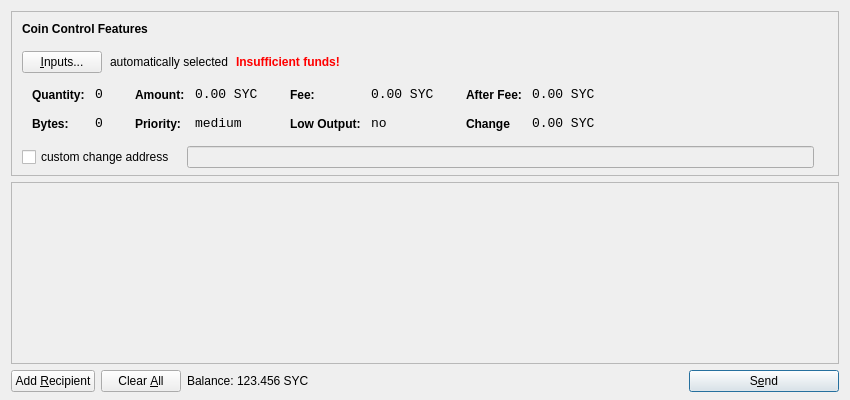
<?xml version="1.0" encoding="UTF-8"?>
<ui version="4.0">
 <class>SendCoinsDialog</class>
 <widget class="QDialog" name="SendCoinsDialog">
  <property name="geometry">
   <rect>
    <x>0</x>
    <y>0</y>
    <width>850</width>
    <height>400</height>
   </rect>
  </property>
  <property name="windowTitle">
   <string>Send Coins</string>
  </property>
  <layout class="QVBoxLayout" name="verticalLayout" stretch="0,1,0">
   <property name="bottomMargin">
    <number>8</number>
   </property>
   <item>
    <widget class="QFrame" name="frameCoinControl">
     <property name="sizePolicy">
      <sizepolicy hsizetype="Expanding" vsizetype="Expanding">
       <horstretch>0</horstretch>
       <verstretch>0</verstretch>
      </sizepolicy>
     </property>
     <property name="maximumSize">
      <size>
       <width>16777215</width>
       <height>16777215</height>
      </size>
     </property>
     <property name="frameShape">
      <enum>QFrame::StyledPanel</enum>
     </property>
     <property name="frameShadow">
      <enum>QFrame::Sunken</enum>
     </property>
     <layout class="QVBoxLayout" name="verticalLayoutCoinControl2">
      <property name="spacing">
       <number>6</number>
      </property>
      <property name="leftMargin">
       <number>0</number>
      </property>
      <property name="topMargin">
       <number>0</number>
      </property>
      <property name="rightMargin">
       <number>0</number>
      </property>
      <property name="bottomMargin">
       <number>6</number>
      </property>
      <item>
       <layout class="QVBoxLayout" name="verticalLayoutCoinControl" stretch="0,0,0,0,1">
        <property name="spacing">
         <number>0</number>
        </property>
        <property name="leftMargin">
         <number>10</number>
        </property>
        <property name="topMargin">
         <number>10</number>
        </property>
        <item>
         <layout class="QHBoxLayout" name="horizontalLayoutCoinControl1">
          <property name="bottomMargin">
           <number>15</number>
          </property>
          <item>
           <widget class="QLabel" name="labelCoinControlFeatures">
            <property name="sizePolicy">
             <sizepolicy hsizetype="Preferred" vsizetype="Maximum">
              <horstretch>0</horstretch>
              <verstretch>0</verstretch>
             </sizepolicy>
            </property>
            <property name="font">
             <font>
              <weight>75</weight>
              <bold>true</bold>
             </font>
            </property>
            <property name="styleSheet">
             <string notr="true">font-weight:bold;</string>
            </property>
            <property name="text">
             <string>Coin Control Features</string>
            </property>
           </widget>
          </item>
         </layout>
        </item>
        <item>
         <layout class="QHBoxLayout" name="horizontalLayoutCoinControl2" stretch="0,0,0,0">
          <property name="spacing">
           <number>8</number>
          </property>
          <property name="bottomMargin">
           <number>10</number>
          </property>
          <item>
           <widget class="QPushButton" name="pushButtonCoinControl">
            <property name="styleSheet">
             <string notr="true"/>
            </property>
            <property name="text">
             <string>&amp;Inputs...</string>
            </property>
           </widget>
          </item>
          <item>
           <widget class="QLabel" name="labelCoinControlAutomaticallySelected">
            <property name="text">
             <string>automatically selected</string>
            </property>
            <property name="margin">
             <number>5</number>
            </property>
           </widget>
          </item>
          <item>
           <widget class="QLabel" name="labelCoinControlInsuffFunds">
            <property name="font">
             <font>
              <weight>75</weight>
              <bold>true</bold>
             </font>
            </property>
            <property name="styleSheet">
             <string notr="true">color:red;font-weight:bold;</string>
            </property>
            <property name="text">
             <string>Insufficient funds!</string>
            </property>
            <property name="margin">
             <number>5</number>
            </property>
           </widget>
          </item>
          <item>
           <spacer name="horizontalSpacerCoinControl">
            <property name="orientation">
             <enum>Qt::Horizontal</enum>
            </property>
            <property name="sizeHint" stdset="0">
             <size>
              <width>40</width>
              <height>1</height>
             </size>
            </property>
           </spacer>
          </item>
         </layout>
        </item>
        <item>
         <widget class="QWidget" name="widgetCoinControl" native="true">
          <property name="sizePolicy">
           <sizepolicy hsizetype="Preferred" vsizetype="Preferred">
            <horstretch>0</horstretch>
            <verstretch>0</verstretch>
           </sizepolicy>
          </property>
          <property name="minimumSize">
           <size>
            <width>0</width>
            <height>0</height>
           </size>
          </property>
          <property name="styleSheet">
           <string notr="true"/>
          </property>
          <layout class="QHBoxLayout" name="horizontalLayoutCoinControl5">
           <property name="leftMargin">
            <number>0</number>
           </property>
           <property name="topMargin">
            <number>0</number>
           </property>
           <property name="rightMargin">
            <number>0</number>
           </property>
           <property name="bottomMargin">
            <number>0</number>
           </property>
           <item>
            <layout class="QHBoxLayout" name="horizontalLayoutCoinControl3" stretch="0,0,0,1">
             <property name="spacing">
              <number>20</number>
             </property>
             <property name="topMargin">
              <number>0</number>
             </property>
             <property name="bottomMargin">
              <number>10</number>
             </property>
             <item>
              <layout class="QFormLayout" name="formLayoutCoinControl1">
               <property name="horizontalSpacing">
                <number>10</number>
               </property>
               <property name="verticalSpacing">
                <number>14</number>
               </property>
               <property name="leftMargin">
                <number>10</number>
               </property>
               <property name="topMargin">
                <number>4</number>
               </property>
               <property name="rightMargin">
                <number>6</number>
               </property>
               <item row="0" column="0">
                <widget class="QLabel" name="labelCoinControlQuantityText">
                 <property name="styleSheet">
                  <string notr="true">font-weight:bold;</string>
                 </property>
                 <property name="text">
                  <string>Quantity:</string>
                 </property>
                 <property name="margin">
                  <number>0</number>
                 </property>
                </widget>
               </item>
               <item row="0" column="1">
                <widget class="QLabel" name="labelCoinControlQuantity">
                 <property name="font">
                  <font>
                   <family>Monospace</family>
                   <pointsize>10</pointsize>
                  </font>
                 </property>
                 <property name="cursor">
                  <cursorShape>IBeamCursor</cursorShape>
                 </property>
                 <property name="contextMenuPolicy">
                  <enum>Qt::ActionsContextMenu</enum>
                 </property>
                 <property name="text">
                  <string>0</string>
                 </property>
                 <property name="margin">
                  <number>0</number>
                 </property>
                 <property name="textInteractionFlags">
                  <set>Qt::LinksAccessibleByMouse|Qt::TextSelectableByKeyboard|Qt::TextSelectableByMouse</set>
                 </property>
                </widget>
               </item>
               <item row="1" column="0">
                <widget class="QLabel" name="labelCoinControlBytesText">
                 <property name="styleSheet">
                  <string notr="true">font-weight:bold;</string>
                 </property>
                 <property name="text">
                  <string>Bytes:</string>
                 </property>
                </widget>
               </item>
               <item row="1" column="1">
                <widget class="QLabel" name="labelCoinControlBytes">
                 <property name="font">
                  <font>
                   <family>Monospace</family>
                   <pointsize>10</pointsize>
                  </font>
                 </property>
                 <property name="cursor">
                  <cursorShape>IBeamCursor</cursorShape>
                 </property>
                 <property name="contextMenuPolicy">
                  <enum>Qt::ActionsContextMenu</enum>
                 </property>
                 <property name="text">
                  <string>0</string>
                 </property>
                 <property name="textInteractionFlags">
                  <set>Qt::LinksAccessibleByMouse|Qt::TextSelectableByKeyboard|Qt::TextSelectableByMouse</set>
                 </property>
                </widget>
               </item>
              </layout>
             </item>
             <item>
              <layout class="QFormLayout" name="formLayoutCoinControl2">
               <property name="horizontalSpacing">
                <number>10</number>
               </property>
               <property name="verticalSpacing">
                <number>14</number>
               </property>
               <property name="leftMargin">
                <number>6</number>
               </property>
               <property name="topMargin">
                <number>4</number>
               </property>
               <property name="rightMargin">
                <number>6</number>
               </property>
               <item row="0" column="0">
                <widget class="QLabel" name="labelCoinControlAmountText">
                 <property name="styleSheet">
                  <string notr="true">font-weight:bold;</string>
                 </property>
                 <property name="text">
                  <string>Amount:</string>
                 </property>
                 <property name="margin">
                  <number>0</number>
                 </property>
                </widget>
               </item>
               <item row="0" column="1">
                <widget class="QLabel" name="labelCoinControlAmount">
                 <property name="font">
                  <font>
                   <family>Monospace</family>
                   <pointsize>10</pointsize>
                  </font>
                 </property>
                 <property name="cursor">
                  <cursorShape>IBeamCursor</cursorShape>
                 </property>
                 <property name="contextMenuPolicy">
                  <enum>Qt::ActionsContextMenu</enum>
                 </property>
                 <property name="text">
                  <string>0.00 SYC</string>
                 </property>
                 <property name="textInteractionFlags">
                  <set>Qt::LinksAccessibleByMouse|Qt::TextSelectableByKeyboard|Qt::TextSelectableByMouse</set>
                 </property>
                </widget>
               </item>
               <item row="1" column="0">
                <widget class="QLabel" name="labelCoinControlPriorityText">
                 <property name="styleSheet">
                  <string notr="true">font-weight:bold;</string>
                 </property>
                 <property name="text">
                  <string>Priority:</string>
                 </property>
                </widget>
               </item>
               <item row="1" column="1">
                <widget class="QLabel" name="labelCoinControlPriority">
                 <property name="font">
                  <font>
                   <family>Monospace</family>
                   <pointsize>10</pointsize>
                  </font>
                 </property>
                 <property name="cursor">
                  <cursorShape>IBeamCursor</cursorShape>
                 </property>
                 <property name="contextMenuPolicy">
                  <enum>Qt::ActionsContextMenu</enum>
                 </property>
                 <property name="text">
                  <string>medium</string>
                 </property>
                 <property name="textInteractionFlags">
                  <set>Qt::LinksAccessibleByMouse|Qt::TextSelectableByKeyboard|Qt::TextSelectableByMouse</set>
                 </property>
                </widget>
               </item>
              </layout>
             </item>
             <item>
              <layout class="QFormLayout" name="formLayoutCoinControl3">
               <property name="horizontalSpacing">
                <number>10</number>
               </property>
               <property name="verticalSpacing">
                <number>14</number>
               </property>
               <property name="leftMargin">
                <number>6</number>
               </property>
               <property name="topMargin">
                <number>4</number>
               </property>
               <property name="rightMargin">
                <number>6</number>
               </property>
               <item row="0" column="0">
                <widget class="QLabel" name="labelCoinControlFeeText">
                 <property name="styleSheet">
                  <string notr="true">font-weight:bold;</string>
                 </property>
                 <property name="text">
                  <string>Fee:</string>
                 </property>
                 <property name="margin">
                  <number>0</number>
                 </property>
                </widget>
               </item>
               <item row="0" column="1">
                <widget class="QLabel" name="labelCoinControlFee">
                 <property name="font">
                  <font>
                   <family>Monospace</family>
                   <pointsize>10</pointsize>
                  </font>
                 </property>
                 <property name="cursor">
                  <cursorShape>IBeamCursor</cursorShape>
                 </property>
                 <property name="contextMenuPolicy">
                  <enum>Qt::ActionsContextMenu</enum>
                 </property>
                 <property name="text">
                  <string>0.00 SYC</string>
                 </property>
                 <property name="textInteractionFlags">
                  <set>Qt::LinksAccessibleByMouse|Qt::TextSelectableByKeyboard|Qt::TextSelectableByMouse</set>
                 </property>
                </widget>
               </item>
               <item row="1" column="0">
                <widget class="QLabel" name="labelCoinControlLowOutputText">
                 <property name="styleSheet">
                  <string notr="true">font-weight:bold;</string>
                 </property>
                 <property name="text">
                  <string>Low Output:</string>
                 </property>
                </widget>
               </item>
               <item row="1" column="1">
                <widget class="QLabel" name="labelCoinControlLowOutput">
                 <property name="font">
                  <font>
                   <family>Monospace</family>
                   <pointsize>10</pointsize>
                  </font>
                 </property>
                 <property name="cursor">
                  <cursorShape>IBeamCursor</cursorShape>
                 </property>
                 <property name="contextMenuPolicy">
                  <enum>Qt::ActionsContextMenu</enum>
                 </property>
                 <property name="text">
                  <string>no</string>
                 </property>
                 <property name="textInteractionFlags">
                  <set>Qt::LinksAccessibleByMouse|Qt::TextSelectableByKeyboard|Qt::TextSelectableByMouse</set>
                 </property>
                </widget>
               </item>
              </layout>
             </item>
             <item>
              <layout class="QFormLayout" name="formLayoutCoinControl4">
               <property name="horizontalSpacing">
                <number>10</number>
               </property>
               <property name="verticalSpacing">
                <number>14</number>
               </property>
               <property name="leftMargin">
                <number>6</number>
               </property>
               <property name="topMargin">
                <number>4</number>
               </property>
               <property name="rightMargin">
                <number>6</number>
               </property>
               <item row="0" column="0">
                <widget class="QLabel" name="labelCoinControlAfterFeeText">
                 <property name="styleSheet">
                  <string notr="true">font-weight:bold;</string>
                 </property>
                 <property name="text">
                  <string>After Fee:</string>
                 </property>
                 <property name="margin">
                  <number>0</number>
                 </property>
                </widget>
               </item>
               <item row="0" column="1">
                <widget class="QLabel" name="labelCoinControlAfterFee">
                 <property name="font">
                  <font>
                   <family>Monospace</family>
                   <pointsize>10</pointsize>
                  </font>
                 </property>
                 <property name="cursor">
                  <cursorShape>IBeamCursor</cursorShape>
                 </property>
                 <property name="contextMenuPolicy">
                  <enum>Qt::ActionsContextMenu</enum>
                 </property>
                 <property name="text">
                  <string>0.00 SYC</string>
                 </property>
                 <property name="textInteractionFlags">
                  <set>Qt::LinksAccessibleByMouse|Qt::TextSelectableByKeyboard|Qt::TextSelectableByMouse</set>
                 </property>
                </widget>
               </item>
               <item row="1" column="0">
                <widget class="QLabel" name="labelCoinControlChangeText">
                 <property name="styleSheet">
                  <string notr="true">font-weight:bold;</string>
                 </property>
                 <property name="text">
                  <string>Change</string>
                 </property>
                </widget>
               </item>
               <item row="1" column="1">
                <widget class="QLabel" name="labelCoinControlChange">
                 <property name="font">
                  <font>
                   <family>Monospace</family>
                   <pointsize>10</pointsize>
                  </font>
                 </property>
                 <property name="cursor">
                  <cursorShape>IBeamCursor</cursorShape>
                 </property>
                 <property name="contextMenuPolicy">
                  <enum>Qt::ActionsContextMenu</enum>
                 </property>
                 <property name="text">
                  <string>0.00 SYC</string>
                 </property>
                 <property name="textInteractionFlags">
                  <set>Qt::LinksAccessibleByMouse|Qt::TextSelectableByKeyboard|Qt::TextSelectableByMouse</set>
                 </property>
                </widget>
               </item>
              </layout>
             </item>
            </layout>
           </item>
          </layout>
         </widget>
        </item>
        <item>
         <layout class="QHBoxLayout" name="horizontalLayoutCoinControl4" stretch="0,0,0">
          <property name="spacing">
           <number>12</number>
          </property>
          <property name="sizeConstraint">
           <enum>QLayout::SetDefaultConstraint</enum>
          </property>
          <property name="topMargin">
           <number>5</number>
          </property>
          <property name="rightMargin">
           <number>5</number>
          </property>
          <item>
           <widget class="QCheckBox" name="checkBoxCoinControlChange">
            <property name="text">
             <string>custom change address</string>
            </property>
           </widget>
          </item>
          <item>
           <widget class="QLineEdit" name="lineEditCoinControlChange">
            <property name="enabled">
             <bool>false</bool>
            </property>
            <property name="sizePolicy">
             <sizepolicy hsizetype="Expanding" vsizetype="Fixed">
              <horstretch>0</horstretch>
              <verstretch>0</verstretch>
             </sizepolicy>
            </property>
           </widget>
          </item>
          <item>
           <widget class="QLabel" name="labelCoinControlChangeLabel">
            <property name="sizePolicy">
             <sizepolicy hsizetype="Preferred" vsizetype="Expanding">
              <horstretch>0</horstretch>
              <verstretch>0</verstretch>
             </sizepolicy>
            </property>
            <property name="minimumSize">
             <size>
              <width>0</width>
              <height>0</height>
             </size>
            </property>
            <property name="text">
             <string/>
            </property>
            <property name="margin">
             <number>3</number>
            </property>
           </widget>
          </item>
         </layout>
        </item>
        <item>
         <spacer name="verticalSpacerCoinControl">
          <property name="orientation">
           <enum>Qt::Vertical</enum>
          </property>
          <property name="sizeHint" stdset="0">
           <size>
            <width>800</width>
            <height>1</height>
           </size>
          </property>
         </spacer>
        </item>
       </layout>
      </item>
     </layout>
    </widget>
   </item>
   <item>
    <widget class="QScrollArea" name="scrollArea">
     <property name="widgetResizable">
      <bool>true</bool>
     </property>
     <widget class="QWidget" name="scrollAreaWidgetContents">
      <property name="geometry">
       <rect>
        <x>0</x>
        <y>0</y>
        <width>830</width>
        <height>173</height>
       </rect>
      </property>
      <layout class="QVBoxLayout" name="verticalLayout_2">
       <property name="leftMargin">
        <number>0</number>
       </property>
       <property name="topMargin">
        <number>0</number>
       </property>
       <property name="rightMargin">
        <number>0</number>
       </property>
       <property name="bottomMargin">
        <number>0</number>
       </property>
       <item>
        <layout class="QVBoxLayout" name="entries">
         <property name="spacing">
          <number>6</number>
         </property>
        </layout>
       </item>
       <item>
        <spacer name="verticalSpacer">
         <property name="orientation">
          <enum>Qt::Vertical</enum>
         </property>
         <property name="sizeHint" stdset="0">
          <size>
           <width>20</width>
           <height>40</height>
          </size>
         </property>
        </spacer>
       </item>
      </layout>
     </widget>
    </widget>
   </item>
   <item>
    <layout class="QHBoxLayout" name="horizontalLayout">
     <item>
      <widget class="QPushButton" name="addButton">
       <property name="toolTip">
        <string>Send to multiple recipients at once</string>
       </property>
       <property name="text">
        <string>Add &amp;Recipient</string>
       </property>
       <property name="icon">
        <iconset resource="../bitcoin.qrc">
         <normaloff>:/icons/add</normaloff>:/icons/add</iconset>
       </property>
       <property name="autoDefault">
        <bool>false</bool>
       </property>
      </widget>
     </item>
     <item>
      <widget class="QPushButton" name="clearButton">
       <property name="sizePolicy">
        <sizepolicy hsizetype="Minimum" vsizetype="Fixed">
         <horstretch>0</horstretch>
         <verstretch>0</verstretch>
        </sizepolicy>
       </property>
       <property name="toolTip">
        <string>Remove all transaction fields</string>
       </property>
       <property name="text">
        <string>Clear &amp;All</string>
       </property>
       <property name="icon">
        <iconset resource="../bitcoin.qrc">
         <normaloff>:/icons/remove</normaloff>:/icons/remove</iconset>
       </property>
       <property name="autoRepeatDelay">
        <number>300</number>
       </property>
       <property name="autoDefault">
        <bool>false</bool>
       </property>
      </widget>
     </item>
     <item>
      <layout class="QHBoxLayout" name="horizontalLayout_2">
       <property name="spacing">
        <number>3</number>
       </property>
       <item>
        <widget class="QLabel" name="label">
         <property name="text">
          <string>Balance:</string>
         </property>
        </widget>
       </item>
       <item>
        <widget class="QLabel" name="labelBalance">
         <property name="cursor">
          <cursorShape>IBeamCursor</cursorShape>
         </property>
         <property name="text">
          <string>123.456 SYC</string>
         </property>
         <property name="textInteractionFlags">
          <set>Qt::LinksAccessibleByMouse|Qt::TextSelectableByKeyboard|Qt::TextSelectableByMouse</set>
         </property>
        </widget>
       </item>
      </layout>
     </item>
     <item>
      <spacer name="horizontalSpacer">
       <property name="orientation">
        <enum>Qt::Horizontal</enum>
       </property>
       <property name="sizeHint" stdset="0">
        <size>
         <width>40</width>
         <height>20</height>
        </size>
       </property>
      </spacer>
     </item>
     <item>
      <widget class="QPushButton" name="sendButton">
       <property name="minimumSize">
        <size>
         <width>150</width>
         <height>0</height>
        </size>
       </property>
       <property name="toolTip">
        <string>Confirm the send action</string>
       </property>
       <property name="text">
        <string>S&amp;end</string>
       </property>
       <property name="icon">
        <iconset resource="../bitcoin.qrc">
         <normaloff>:/icons/send</normaloff>:/icons/send</iconset>
       </property>
       <property name="default">
        <bool>true</bool>
       </property>
      </widget>
     </item>
    </layout>
   </item>
  </layout>
 </widget>
 <resources>
  <include location="../bitcoin.qrc"/>
 </resources>
 <connections/>
</ui>
